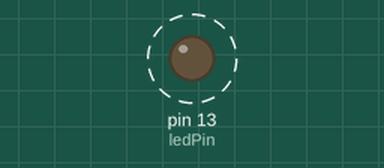
Simulated run of this sketch. Board: Arduino Uno, built with avr-gcc and run on an emulated ATmega328P. Shown: output pins drawn as LEDs (lit = HIGH). Dashed ring = blinking.

Above: at 0.05 s.
Timing chart, 0 to 3.0 s (numbered marks = the images above):
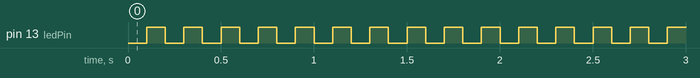

The sketch:

Exercise1.ino
```cpp
const int  ledPin =   13;      // the number of the LED pin
const long interval = 100;     // interval at which to blink (milliseconds)

void setup()                   // this section is executed once at statup
{
  pinMode(ledPin, OUTPUT);     // set the digital pin as output:
}

void loop()                    // this section loops forever
{
    digitalWrite(ledPin, 0);   // turn port off
    delay(interval);           // time delay
    digitalWrite(ledPin, 1);   // turn port on
    delay(interval);           // time delay
}
```

Measured:
- by itself, pin 13 (ledPin): alternates HIGH for 0.10 s and LOW for 0.10 s
